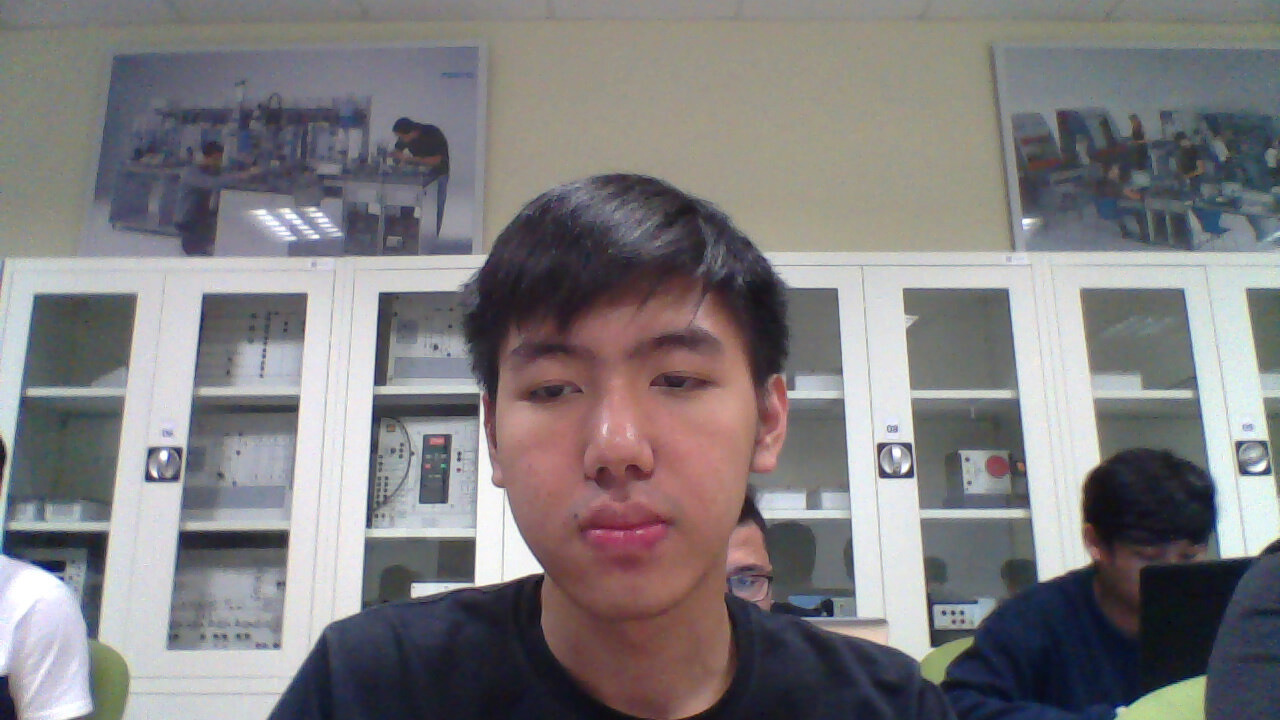
#> input picture Rhesa_CV/Computer Vision/RhesaAusten_Quiz1/img2.jpg, 1280 x 720 px
$ python No3.py
#> lines starting #> are read from the running program, lines starting #| are printed output that depends on the picture
import cv2
import numpy as np

src1 = cv2.imread("img2.jpg")
#> src1 is the input picture: shape (720, 1280, 3); mean B, G, R 126.8, 124.7, 127.7
src2 = cv2.imread("img3.jpg")
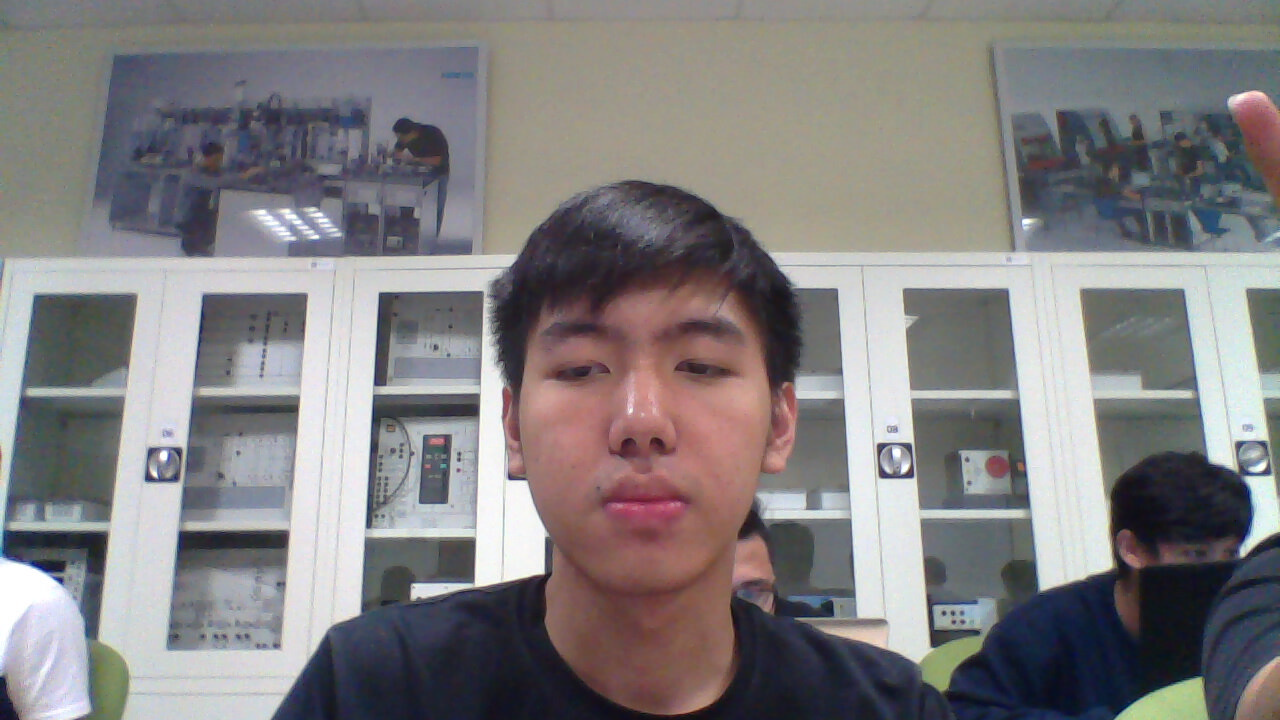
#> input picture Rhesa_CV/Computer Vision/RhesaAusten_Quiz1/img3.jpg, 1280 x 720 px
#> src2 is the input picture: shape (720, 1280, 3); mean B, G, R 128.3, 127, 129.8
src3 = cv2.imread("img1.jpeg")
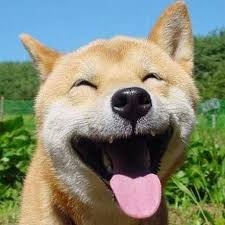
#> input picture Rhesa_CV/Computer Vision/RhesaAusten_Quiz1/img1.jpeg, 225 x 225 px
#> src3 is the input picture: shape (225, 225, 3); mean B, G, R 118, 137, 130.7
src1 = cv2.cvtColor(src1, cv2.COLOR_BGR2GRAY)
#> src1: shape (720, 1280)
src2 = cv2.cvtColor(src2, cv2.COLOR_BGR2GRAY)
#> src2: shape (720, 1280)

#a
diff12 = src1 - src2
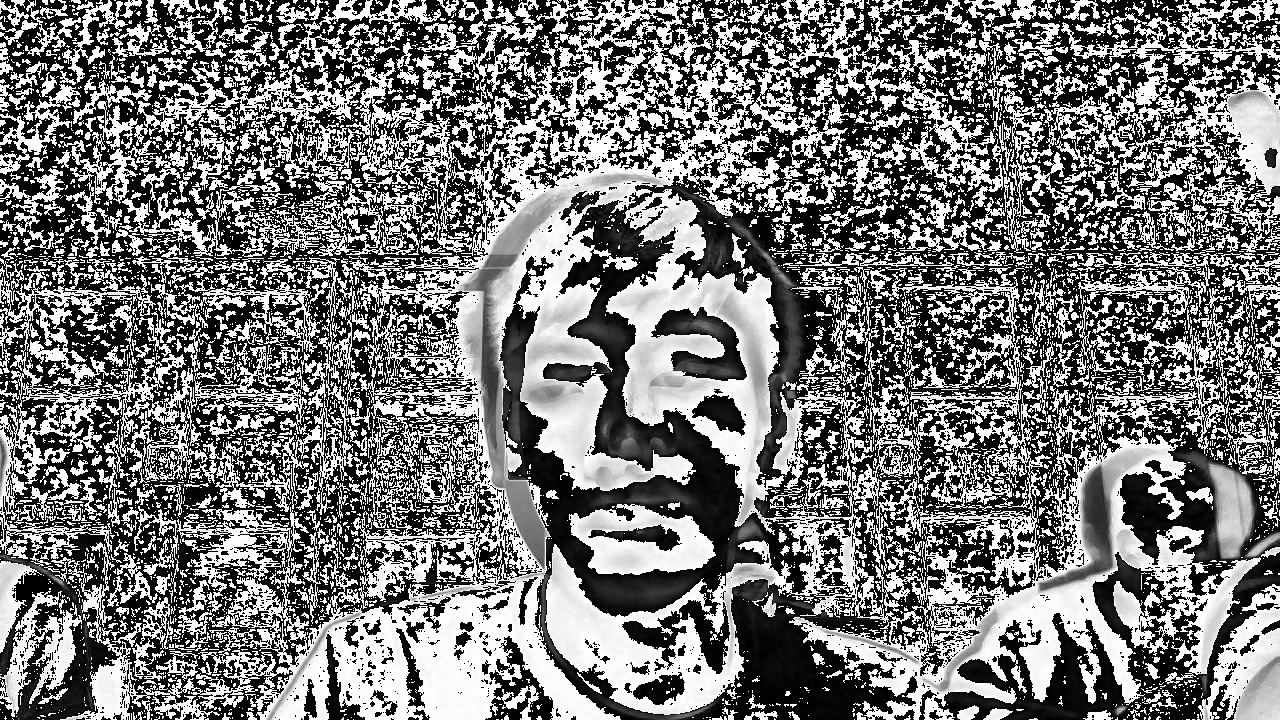
#> diff12: shape (720, 1280); min 0, max 255, mean 119.2
#Because when we take the second picture there is a little movement and there is also noise
#That is why the result of substraction between src1 and src2 is not black
#but if the picture is same the result will be black(prove below)
diff12_prove = src3 - src3
#> diff12_prove: shape (225, 225, 3); every value is 0
#the result is black

#b
kernel = np.ones((6,6),np.uint8)
opening = cv2.morphologyEx(diff12, cv2.MORPH_OPEN, kernel)
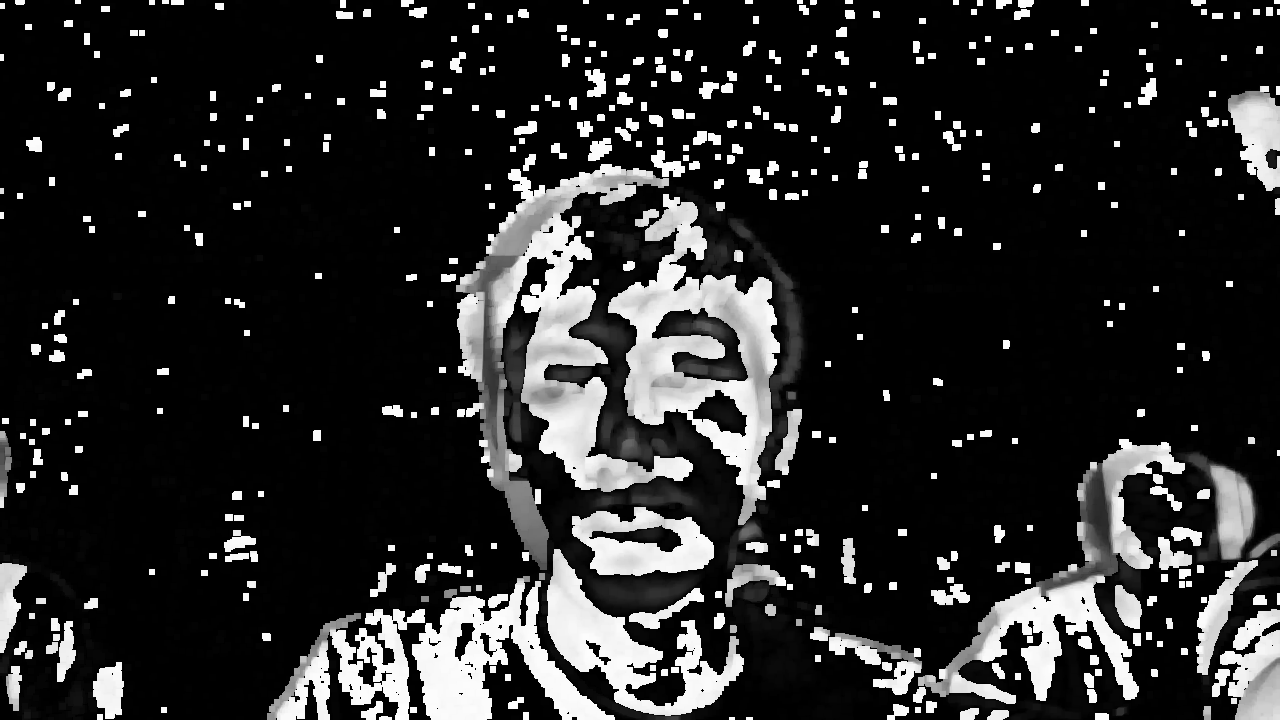
#> opening: shape (720, 1280); min 0, max 254, mean 41.2
#c
closing = cv2.morphologyEx(diff12, cv2.MORPH_CLOSE, kernel)
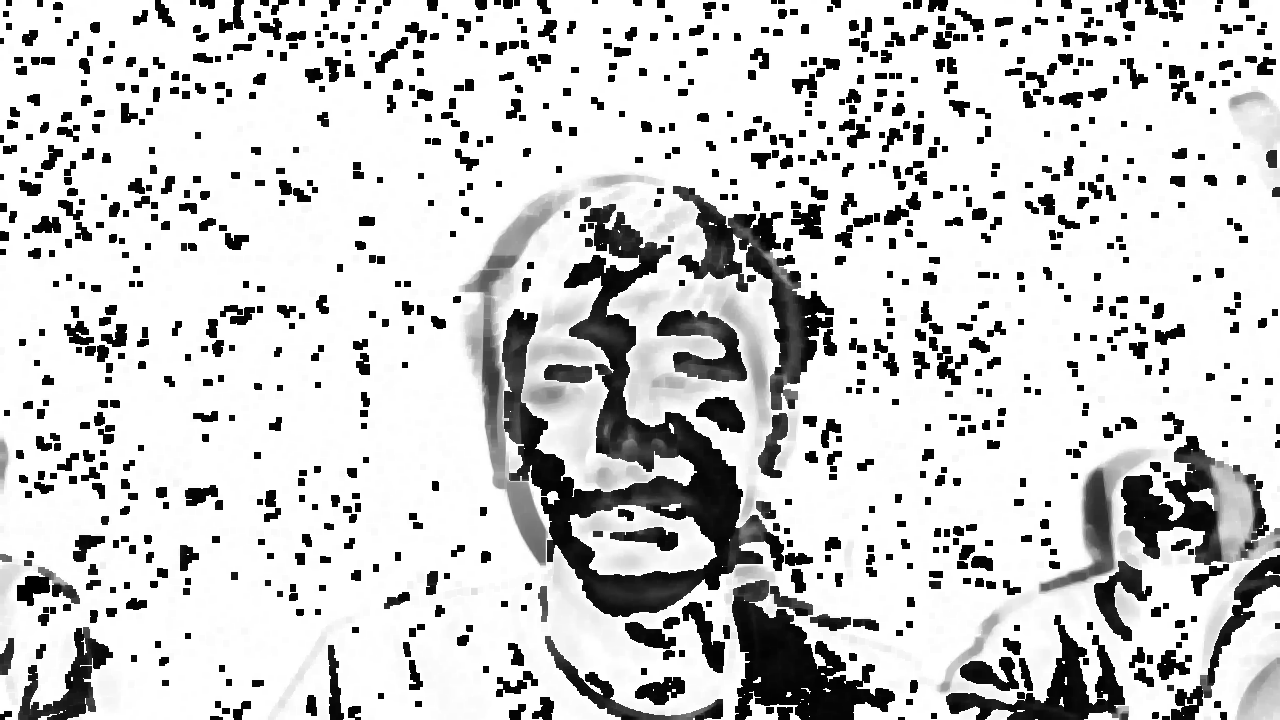
#> closing: shape (720, 1280); min 0, max 255, mean 206.3

cv2.imshow('Source1',src1)
cv2.imshow('Source2',src2)
cv2.imshow('src1 - src2', diff12)
cv2.imshow('substraction the same image', diff12_prove)
cv2.imshow('cleanDiff', opening)
cv2.imshow('dirtyDiff', closing)
cv2.imwrite('Source1.jpg',src1)
cv2.imwrite('Source2.jpg',src2)
cv2.imwrite('src1 - src2.jpg', diff12)
cv2.imwrite('substraction the same image.jpg', diff12_prove)
cv2.imwrite('cleanDiff.jpg', opening)
cv2.imwrite('dirtyDiff.jpg', closing)
cv2.waitKey(0)
cv2.destroyAllWindows(0)

#d
#When cleandiff is the implementation of function opening which do erode action
#and then do dilation action. That is why the result of the cleandiff have black background

#When dirtydiff is the implementation of function closing which do dilate action
#and then do erode action. That is why the result of the dirtydiff have white blackground
